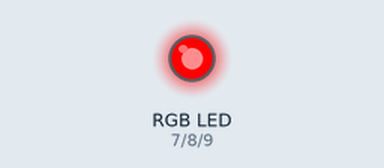
The sketch below on a simulated Arduino Uno, built with avr-gcc and run on an emulated ATmega328P. On the bench: an RGB LED mixed from three pins (HIGH = lit).

Above: at 0.16 s.
At 0.49 s:
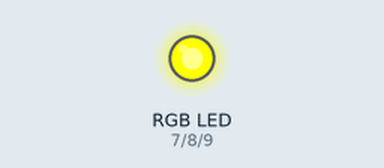
At 1.49 s:
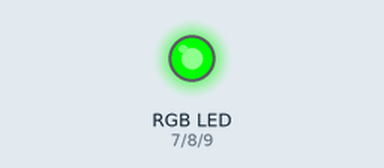
At 1.83 s:
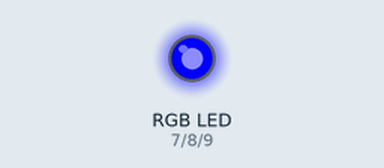
At 2.6 s:
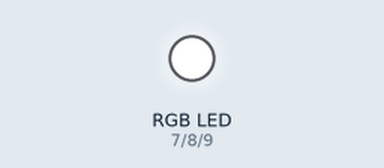
At 4.16 s:
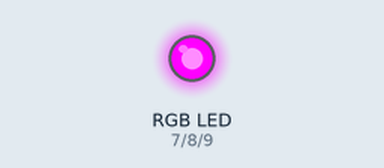
Timing chart, 0 to 4.6 s (numbered marks = the images above):
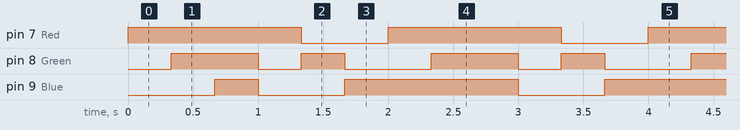

Measured:
- by itself, pin 7 (Red): alternates HIGH for 1.3 s and LOW for 0.67 s
- by itself, pin 8 (Green): repeats every 2.0 s: LOW 0.33 s, HIGH 0.33 s, LOW 0.67 s, HIGH 0.67 s
- by itself, pin 9 (Blue): repeats every 2.0 s: LOW 0.67 s, HIGH 1.3 s

The sketch:

LED_RGB_OUTPUT.ino
```cpp
int Red = 7;
int Green = 8;
int Blue = 9;

void setup() {
  // put your setup code here, to run once:
  pinMode(Red, OUTPUT);
  pinMode(Green, OUTPUT);
  pinMode(Blue, OUTPUT);
}

void loop() {
  // 차례로 켜기
  digitalWrite(Red,HIGH);
  delay(333);
  digitalWrite(Green, HIGH);
  delay(333);
  digitalWrite(Blue, HIGH);
  delay(333);

  //하나씩 켜기
  digitalWrite(Red,HIGH);
  digitalWrite(Green, LOW);
  digitalWrite(Blue, LOW);
  delay(333);
  digitalWrite(Red,LOW);
  digitalWrite(Green, HIGH);
  digitalWrite(Blue, LOW);
  delay(333);
  digitalWrite(Red,LOW);
  digitalWrite(Green, LOW);
  digitalWrite(Blue, HIGH);
  delay(333);

  //추가 : 신호등 만들어보기
}
```
